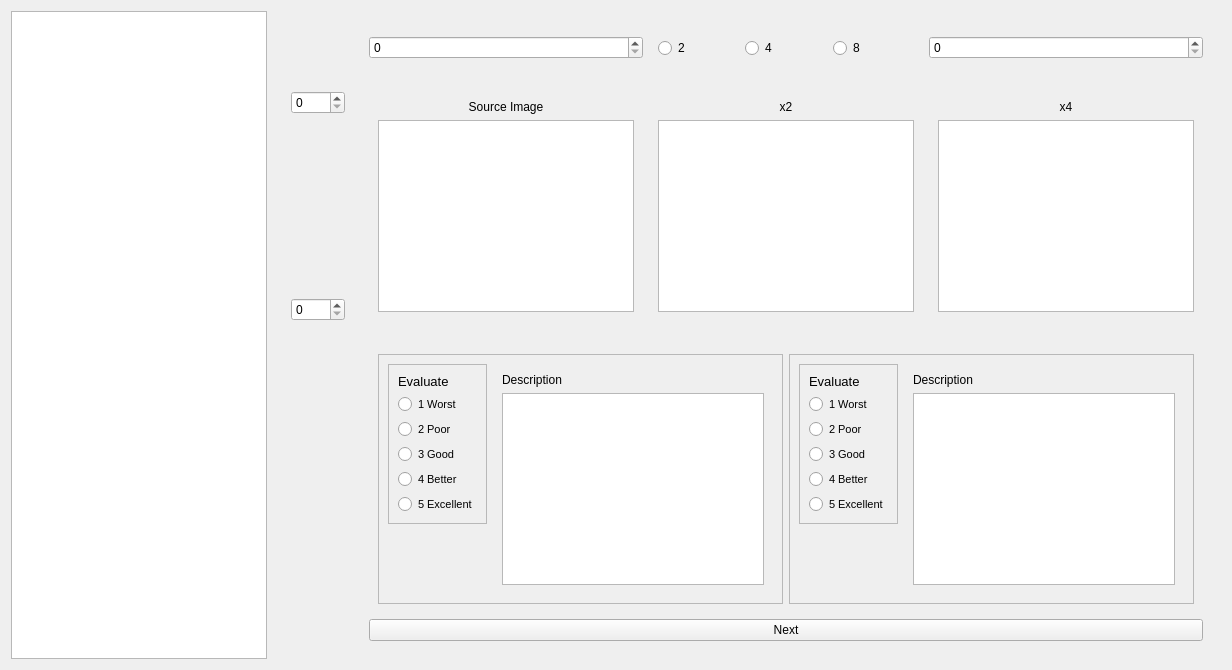
     <widget class="QWidget" name="widget" native="true">
      <layout class="QHBoxLayout" name="horizontalLayout_4">
       <item>
        <widget class="QTreeView" name="treeView">
         <property name="maximumSize">
          <size>
           <width>300</width>
           <height>16777215</height>
          </size>
         </property>
         <property name="font">
          <font>
           <pointsize>10</pointsize>
          </font>
         </property>
        </widget>
       </item>
       <item>
        <widget class="QWidget" name="content" native="true">
         <property name="enabled">
          <bool>true</bool>
         </property>
         <property name="sizePolicy">
          <sizepolicy hsizetype="Preferred" vsizetype="Preferred">
           <horstretch>0</horstretch>
           <verstretch>0</verstretch>
          </sizepolicy>
         </property>
         <property name="layoutDirection">
          <enum>Qt::LeftToRight</enum>
         </property>
         <layout class="QGridLayout" name="gridLayout">
          <item row="0" column="1">
           <widget class="QWidget" name="widget_4" native="true">
            <layout class="QHBoxLayout" name="horizontalLayout_3">
             <item>
              <widget class="QSpinBox" name="xStart">
               <property name="maximum">
                <number>9999</number>
               </property>
               <property name="value">
                <number>0</number>
               </property>
              </widget>
             </item>
             <item>
              <widget class="QFrame" name="frame_2">
               <property name="frameShape">
                <enum>QFrame::NoFrame</enum>
               </property>
               <property name="frameShadow">
                <enum>QFrame::Raised</enum>
               </property>
               <layout class="QHBoxLayout" name="horizontalLayout_2">
                <item>
                 <widget class="QRadioButton" name="SR2">
                  <property name="text">
                   <string>2</string>
                  </property>
                 </widget>
                </item>
                <item>
                 <widget class="QRadioButton" name="SR4">
                  <property name="text">
                   <string>4</string>
                  </property>
                 </widget>
                </item>
                <item>
                 <widget class="QRadioButton" name="SR8">
                  <property name="text">
                   <string>8</string>
                  </property>
                 </widget>
                </item>
               </layout>
              </widget>
             </item>
             <item>
              <widget class="QSpinBox" name="xEnd">
               <property name="maximum">
                <number>9999</number>
               </property>
              </widget>
             </item>
            </layout>
           </widget>
          </item>
          <item row="1" column="0">
           <widget class="QWidget" name="widget_5" native="true">
            <layout class="QVBoxLayout" name="verticalLayout_12">
             <item>
              <widget class="QSpinBox" name="yStart">
               <property name="maximum">
                <number>9999</number>
               </property>
              </widget>
             </item>
             <item>
              <widget class="QFrame" name="frame">
               <property name="frameShape">
                <enum>QFrame::NoFrame</enum>
               </property>
               <property name="frameShadow">
                <enum>QFrame::Raised</enum>
               </property>
              </widget>
             </item>
             <item>
              <widget class="QSpinBox" name="yEnd">
               <property name="maximum">
                <number>9999</number>
               </property>
              </widget>
             </item>
            </layout>
           </widget>
          </item>
          <item row="2" column="1">
           <widget class="QWidget" name="widget_2" native="true">
            <layout class="QVBoxLayout" name="verticalLayout_14">
             <item>
              <widget class="QWidget" name="widget_3" native="true">
               <layout class="QHBoxLayout" name="horizontalLayout_5">
                <item>
                 <widget class="QFrame" name="frame_1">
                  <property name="autoFillBackground">
                   <bool>true</bool>
                  </property>
                  <property name="frameShape">
                   <enum>QFrame::StyledPanel</enum>
                  </property>
                  <property name="frameShadow">
                   <enum>QFrame::Raised</enum>
                  </property>
                  <layout class="QGridLayout" name="gridLayout_4">
                   <item row="0" column="0">
                    <widget class="QFrame" name="frame_20">
                     <property name="frameShape">
                      <enum>QFrame::StyledPanel</enum>
                     </property>
                     <property name="frameShadow">
                      <enum>QFrame::Raised</enum>
                     </property>
                     <layout class="QVBoxLayout" name="verticalLayout">
                      <item>
                       <widget class="QLabel" name="label_29">
                        <property name="maximumSize">
                         <size>
                          <width>16777215</width>
                          <height>40</height>
                         </size>
                        </property>
                        <property name="font">
                         <font>
                          <pointsize>10</pointsize>
                         </font>
                        </property>
                        <property name="text">
                         <string>Evaluate</string>
                        </property>
                       </widget>
                      </item>
                      <item>
                       <widget class="QRadioButton" name="worstx2">
                        <property name="font">
                         <font>
                          <pointsize>8</pointsize>
                         </font>
                        </property>
                        <property name="text">
                         <string>1 Worst</string>
                        </property>
                       </widget>
                      </item>
                      <item>
                       <widget class="QRadioButton" name="poorx2">
                        <property name="font">
                         <font>
                          <pointsize>8</pointsize>
                         </font>
                        </property>
                        <property name="text">
                         <string>2 Poor</string>
                        </property>
                       </widget>
                      </item>
                      <item>
                       <widget class="QRadioButton" name="goodx2">
                        <property name="font">
                         <font>
                          <pointsize>8</pointsize>
                         </font>
                        </property>
                        <property name="text">
                         <string>3 Good</string>
                        </property>
                       </widget>
                      </item>
                      <item>
                       <widget class="QRadioButton" name="betterx2">
                        <property name="font">
                         <font>
                          <pointsize>8</pointsize>
                         </font>
                        </property>
                        <property name="text">
                         <string>4 Better</string>
                        </property>
                       </widget>
                      </item>
                      <item>
                       <widget class="QRadioButton" name="excellentx2">
                        <property name="font">
                         <font>
                          <pointsize>8</pointsize>
                         </font>
                        </property>
                        <property name="text">
                         <string>5 Excellent</string>
                        </property>
                       </widget>
                      </item>
                     </layout>
                    </widget>
                   </item>
                   <item row="0" column="1" rowspan="2">
                    <widget class="QFrame" name="frame_21">
                     <property name="frameShape">
                      <enum>QFrame::NoFrame</enum>
                     </property>
                     <property name="frameShadow">
                      <enum>QFrame::Raised</enum>
                     </property>
                     <layout class="QVBoxLayout" name="verticalLayout_2">
                      <item>
                       <widget class="QLabel" name="label_38">
                        <property name="text">
                         <string>Description</string>
                        </property>
                       </widget>
                      </item>
                      <item>
                       <widget class="QTextEdit" name="descriptionx2"/>
                      </item>
                     </layout>
                    </widget>
                   </item>
                  </layout>
                 </widget>
                </item>
                <item>
                 <widget class="QFrame" name="frame_6">
                  <property name="autoFillBackground">
                   <bool>true</bool>
                  </property>
                  <property name="frameShape">
                   <enum>QFrame::StyledPanel</enum>
                  </property>
                  <property name="frameShadow">
                   <enum>QFrame::Raised</enum>
                  </property>
                  <layout class="QGridLayout" name="gridLayout_6">
                   <item row="0" column="0">
                    <widget class="QFrame" name="frame_22">
                     <property name="frameShape">
                      <enum>QFrame::StyledPanel</enum>
                     </property>
                     <property name="frameShadow">
                      <enum>QFrame::Raised</enum>
                     </property>
                     <layout class="QVBoxLayout" name="verticalLayout_5">
                      <item>
                       <widget class="QLabel" name="label_30">
                        <property name="maximumSize">
                         <size>
                          <width>16777215</width>
                          <height>40</height>
                         </size>
                        </property>
                        <property name="font">
                         <font>
                          <pointsize>10</pointsize>
                         </font>
                        </property>
                        <property name="text">
                         <string>Evaluate</string>
                        </property>
                       </widget>
                      </item>
                      <item>
                       <widget class="QRadioButton" name="worstx4">
                        <property name="font">
                         <font>
                          <pointsize>8</pointsize>
                         </font>
                        </property>
                        <property name="text">
                         <string>1 Worst</string>
                        </property>
                       </widget>
                      </item>
                      <item>
                       <widget class="QRadioButton" name="poorx4">
                        <property name="font">
                         <font>
                          <pointsize>8</pointsize>
                         </font>
                        </property>
                        <property name="text">
                         <string>2 Poor</string>
                        </property>
                       </widget>
                      </item>
                      <item>
                       <widget class="QRadioButton" name="goodx4">
                        <property name="font">
                         <font>
                          <pointsize>8</pointsize>
                         </font>
                        </property>
                        <property name="text">
                         <string>3 Good</string>
                        </property>
                       </widget>
                      </item>
                      <item>
                       <widget class="QRadioButton" name="betterx4">
                        <property name="font">
                         <font>
                          <pointsize>8</pointsize>
                         </font>
                        </property>
                        <property name="text">
                         <string>4 Better</string>
                        </property>
                       </widget>
                      </item>
                      <item>
                       <widget class="QRadioButton" name="excellentx4">
                        <property name="font">
                         <font>
                          <pointsize>8</pointsize>
                         </font>
                        </property>
                        <property name="text">
                         <string>5 Excellent</string>
                        </property>
                       </widget>
                      </item>
                     </layout>
                    </widget>
                   </item>
                   <item row="0" column="1" rowspan="2">
                    <widget class="QFrame" name="frame_23">
                     <property name="frameShape">
                      <enum>QFrame::NoFrame</enum>
                     </property>
                     <property name="frameShadow">
                      <enum>QFrame::Raised</enum>
                     </property>
                     <layout class="QVBoxLayout" name="verticalLayout_8">
                      <item>
                       <widget class="QLabel" name="label_39">
                        <property name="text">
                         <string>Description</string>
                        </property>
                       </widget>
                      </item>
                      <item>
                       <widget class="QTextEdit" name="descriptionx4"/>
                      </item>
                     </layout>
                    </widget>
                   </item>
                  </layout>
                 </widget>
                </item>
               </layout>
              </widget>
             </item>
             <item>
              <widget class="QPushButton" name="btnNextx4">
               <property name="text">
                <string>Next</string>
               </property>
              </widget>
             </item>
            </layout>
           </widget>
          </item>
          <item row="1" column="1">
           <widget class="QWidget" name="container" native="true">
            <property name="sizePolicy">
             <sizepolicy hsizetype="Expanding" vsizetype="Expanding">
              <horstretch>0</horstretch>
              <verstretch>0</verstretch>
             </sizepolicy>
            </property>
            <layout class="QHBoxLayout" name="horizontalLayout">
             <item>
              <widget class="QFrame" name="frame_3">
               <property name="frameShape">
                <enum>QFrame::NoFrame</enum>
               </property>
               <property name="frameShadow">
                <enum>QFrame::Raised</enum>
               </property>
               <layout class="QVBoxLayout" name="verticalLayout_9">
                <item>
                 <widget class="QLabel" name="sourceImage">
                  <property name="text">
                   <string>Source Image</string>
                  </property>
                  <property name="alignment">
                   <set>Qt::AlignCenter</set>
                  </property>
                 </widget>
                </item>
                <item>
                 <widget class="QGraphicsView" name="gVSource"/>
                </item>
               </layout>
              </widget>
             </item>
             <item>
              <widget class="QFrame" name="frame_4">
               <property name="frameShape">
                <enum>QFrame::NoFrame</enum>
               </property>
               <property name="frameShadow">
                <enum>QFrame::Raised</enum>
               </property>
               <layout class="QVBoxLayout" name="verticalLayout_10">
                <item>
                 <widget class="QLabel" name="destinationImage">
                  <property name="text">
                   <string>x2</string>
                  </property>
                  <property name="alignment">
                   <set>Qt::AlignCenter</set>
                  </property>
                 </widget>
                </item>
                <item>
                 <widget class="QGraphicsView" name="gVx2">
                  <property name="enabled">
                   <bool>true</bool>
                  </property>
                 </widget>
                </item>
               </layout>
              </widget>
             </item>
             <item>
              <widget class="QFrame" name="frame_5">
               <property name="frameShape">
                <enum>QFrame::NoFrame</enum>
               </property>
               <property name="frameShadow">
                <enum>QFrame::Raised</enum>
               </property>
               <layout class="QVBoxLayout" name="verticalLayout_11">
                <item>
                 <widget class="QLabel" name="destinationImage_2">
                  <property name="text">
                   <string>x4</string>
                  </property>
                  <property name="alignment">
                   <set>Qt::AlignCenter</set>
                  </property>
                 </widget>
                </item>
                <item>
                 <widget class="QGraphicsView" name="gVx4"/>
                </item>
               </layout>
              </widget>
             </item>
            </layout>
           </widget>
          </item>
         </layout>
        </widget>
       </item>
      </layout>
     </widget>
